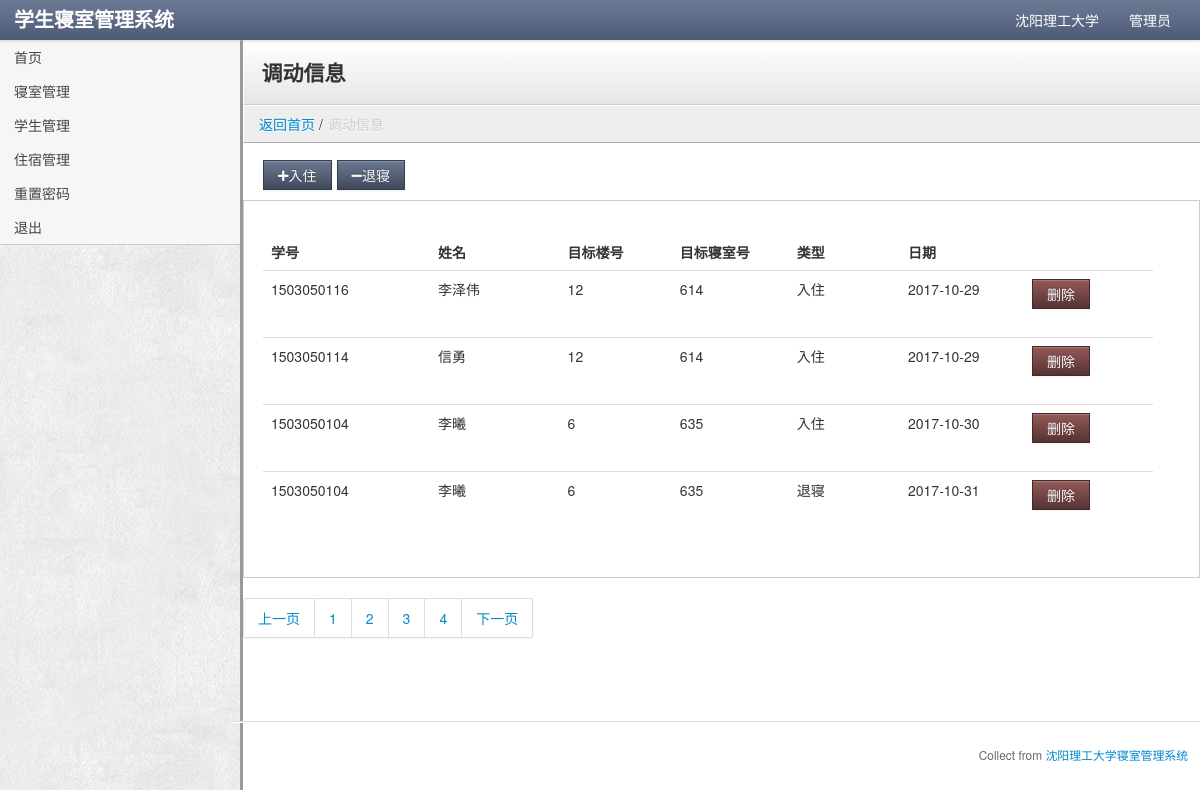
Page /1_DRM_turn_list.php (signed in) on the committed database.
### tables this page shows
CREATE TABLE `tbl_update` (
  `upd_ID` int(16) NOT NULL,
  `upd_type` tinyint(1) NOT NULL COMMENT '0调出，1调入',
  `stu_ID` int(10) NOT NULL,
  `stu_name` varchar(16) NOT NULL,
  `dor_ID` int(2) NOT NULL,
  `room_ID` int(3) NOT NULL,
  `upd_dateTime` date NOT NULL
);

CREATE TABLE `tbl_student` (
  `stu_ID` int(10) NOT NULL COMMENT '学生学号',
  `stu_userName` char(16) NOT NULL COMMENT '用户名',
  `stu_password` char(16) NOT NULL COMMENT '密码',
  `stu_sex` tinyint(1) NOT NULL COMMENT '性别(0男1女)',
  `stu_name` char(6) NOT NULL COMMENT '学生姓名',
  `stu_state` tinyint(3) NOT NULL COMMENT '学生状态(0退宿,1在校)',
  `stu_class` char(8) NOT NULL COMMENT '学生班级'
);

### 1_DRM_turn_list.php (the view, shortened to what this page needs)
<!DOCTYPE html>
<html lang="en">
<head>
    <?php include("footer_head.php");
    require_once ("config.php");
    if(isset($_COOKIE["PHPSESSID"])){
    if(isset($_SESSION["right"])&&$_SESSION["right"]==0){
                    ?>
</head>
<body class="">
<?php include("1_DRM_footer_body.php"); ?>
<div class="content">
    <div class="header">
        <h1 class="page-title">调动信息</h1>
    </div>
    <ul class="breadcrumb">
        <li><a href="1_DRM_index.php">返回首页</a> /<span class="divider">调动信息</span></li>
    </ul>
    <div class="container-fluid">
        <div class="row-fluid">
            <div class="btn-toolbar">
                <button class="btn btn-primary"><a href="#turnIn" role="button" data-toggle="modal"><font color="#F7F8F7"><i class="icon-plus"></i>入住</font></a></button>
                <button class="btn btn-primary"><a href="#turnOut" role="button" data-toggle="modal"><font color="#F7F8F7"><i class="icon-minus"></i>退寝</font></a></button>
            </div>
        </div>
    </div>
    <div class="well">
        <table class="table">
            <thead>
            <tr>
                <th width="253">学号</th>
                <th width="253">姓名</th>
                <th width="209">目标楼号</th>
                <th width="209">目标寝室号</th>
                <th width="209">类型</th>
                <th width="209">日期</th>
                <th width="190">&nbsp;</th>
                <th width="39" style="width: 26px;"></th>
            </tr>
            </thead>
            <tbody>
            <?php
            $sqlAllFeed="SELECT tbl_student.stu_ID,tbl_student.stu_name,tbl_update.upd_type,tbl_update.
  upd_ID,tbl_update.upd_dateTime,tbl_update.room_ID,tbl_update.dor_ID
  FROM tbl_update LEFT JOIN tbl_student ON tbl_update.stu_ID = tbl_student.stu_ID";
            if($resAF=mysqli_query($db,$sqlAllFeed)){
                while ($rows=mysqli_fetch_assoc($resAF)){
                    echo "<tr>";
                    echo "<td>".$rows["stu_ID"]."</td>";
                    echo "<td>".$rows["stu_name"]."</td>";
                    echo "<td>".$rows["dor_ID"]."</td>";
                    echo "<td>".$rows["room_ID"]."</td>";
                    echo "<td>";
                    echo $rows["upd_type"]?"退寝":"入住";
                    echo "</td>";
                    echo "<td>".$rows["upd_dateTime"]."</td>";
                    echo "<td>";
                    ?>
                    <form action="1_DRM_turn_list.php" method="post">
                    <input type="submit" class="btn btn-danger" onclick="return confirm('确定要删除吗?');" name="submit" value="删除">
                    </form><?php
                    echo " </td>";
                    echo "</tr>";
                }
            }
            ?>
            </tbody>
        </table>
    </div>
    <div class="pagination">
        <ul>
            <li><a href="#">上一页</a></li>
            <li><a href="#">1</a></li>
            <li><a href="#">2</a></li>
            <li><a href="#">3</a></li>
            <li><a href="#">4</a></li>
            <li><a href="#">下一页</a></li>
        </ul>
    </div>
    <?php include("footer_bottom.php");?>
</div>
</body>
</html>
    <?php
}
}
else{
    ?>
    <script>
        window.location = "sign-in.php";
    </script>
    <?php
}

### stylesheets/theme.css (style rules this page uses)
body { background: url("../images/extra_clean_paper.png"); background-position: initial initial; background-repeat: initial initial; background-position: initial initial; background-repeat: initial initial; margin: 0px; padding: 0px; }
h1 { margin-top: 0px; color: #eee; }
.content { min-width: 400px; position: relative; min-height: 800px; background: #fff; margin-left: 240px; border-left: 1px solid #cccccc; border-left: 3px solid #999999; }
.header { background: #ffffff; background: #ffffff; background: -webkit-gradient(linear, left bottom, left top, color-stop(0, #e6e6e6), color-stop(1, #ffffff)); background: -ms-linear-gradient(bottom, #e6e6e6, #ffffff); background: -moz-linear-gradient(center bottom, #e6e6e6 0%, #ffffff 100%); background: -o-linear-gradient(bottom, #e6e6e6, #ffffff); filter: progid:dximagetransform.microsoft.gradient(startColorStr='#4d5b76', EndColorStr='#6c7a95'); -ms-filter: "progid:DXImageTransform.Microsoft.gradient(startColorStr='#ffffff',EndColorStr='#e6e6e6')"; border-bottom: 1px solid #cccccc; border-top: 1px solid #ffffff; border-left: 1px solid #ffffff; padding: 0em 1.25em; }
.header h1 { margin: 1em 0em; padding: 0em; line-height: 1em; font-size: 1.5em; color: #eee; color: #333; }
.breadcrumb { -webkit-box-shadow: none; -moz-box-shadow: none; box-shadow: none; -webkit-border-radius: 0px; -moz-border-radius: 0px; border-radius: 0px; -moz-background-clip: padding; -webkit-background-clip: padding-box; background-clip: padding-box; background: #eee; border-bottom: 1px solid #aaa; border-top: 1px solid #fafafa; border-left: 1px solid #fff; margin-bottom: .5em; }
.btn { -webkit-border-radius: 0px; -moz-border-radius: 0px; border-radius: 0px; }
.btn-primary { background-color: #414959; background-image: -webkit-gradient(linear, 0 0, 0 100%, from(#6c7994), to(#414959)); background-image: -webkit-linear-gradient(top, #6c7994, #414959); background-image: -o-linear-gradient(top, #6c7994, #414959); background-image: linear-gradient(to bottom, #6c7994, #414959); background-image: -moz-linear-gradient(top, #6c7994, #414959); filter: progid:dximagetransform.microsoft.gradient(startColorStr='#6c7994', EndColorStr='#414959'); -ms-filter: "progid:DXImageTransform.Microsoft.gradient(startColorStr='#6c7994',EndColorStr='#414959')"; border: 1px solid #363d4a; }
.btn-danger { background-color: #553333; background-image: -webkit-gradient(linear, 0 0, 0 100%, from(#955959), to(#553333)); background-image: -webkit-linear-gradient(top, #955959, #553333); background-image: -o-linear-gradient(top, #955959, #553333); background-image: linear-gradient(to bottom, #955959, #553333); background-image: -moz-linear-gradient(top, #955959, #553333); filter: progid:dximagetransform.microsoft.gradient(startColorStr='#6c7994', EndColorStr='#414959'); -ms-filter: "progid:DXImageTransform.Microsoft.gradient(startColorStr='#955959',EndColorStr='#553333')"; border: 1px solid #452929; }
.well { background-color: #fff; border: 1px solid #ccc; -webkit-box-shadow: 1px 1px 0px #ffffff; -moz-box-shadow: 1px 1px 0px #ffffff; box-shadow: 1px 1px 0px #ffffff; -webkit-border-radius: 0px; -moz-border-radius: 0px; border-radius: 0px; -moz-background-clip: padding; -webkit-background-clip: padding-box; background-clip: padding-box; }

### footer_head.php (style rules this page uses)
tr { height: 50px; }

### rows in the picture
tbl_update: stu_ID.stu_ID "1503050116", stu_ID.stu_name "李泽伟", dor_ID "12", room_ID "614", upd_type "入住", upd_dateTime "2017-10-29"
tbl_update: stu_ID.stu_ID "1503050114", stu_ID.stu_name "信勇", dor_ID "12", room_ID "614", upd_type "入住", upd_dateTime "2017-10-29"
tbl_update: stu_ID.stu_ID "1503050104", stu_ID.stu_name "李曦", dor_ID "6", room_ID "635", upd_type "入住", upd_dateTime "2017-10-30"
tbl_update: stu_ID.stu_ID "1503050104", stu_ID.stu_name "李曦", dor_ID "6", room_ID "635", upd_type "退寝", upd_dateTime "2017-10-31"
